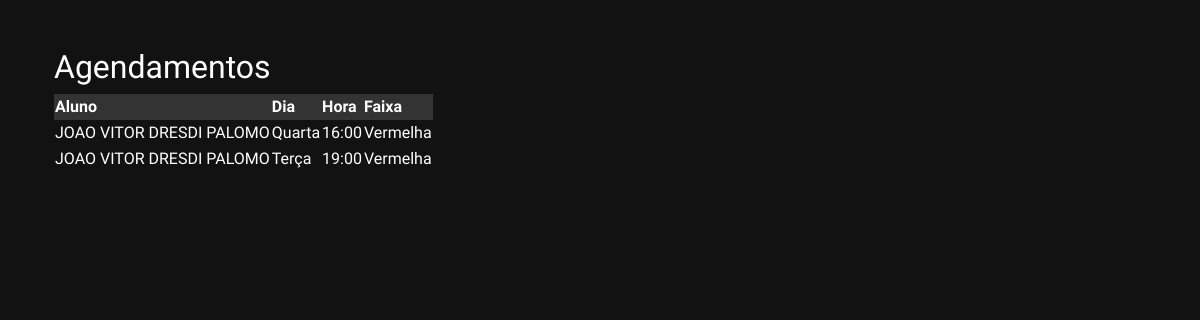
Before: /listar_agendamentos (signed in) with the older database file.
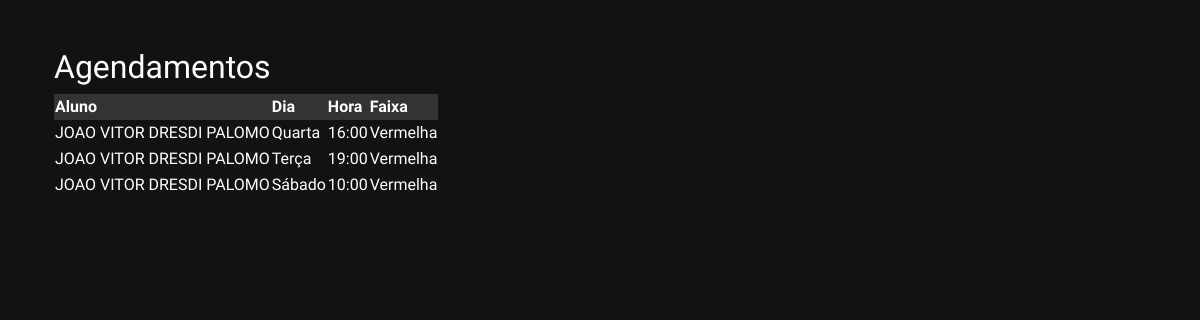
After: the same page with the newer database file.
### app.py (models this page shows, shortened)
class Agendamento(db.Model):
    id = db.Column(db.Integer, primary_key=True)
    aluno_id = db.Column(db.Integer, db.ForeignKey('aluno.id'), nullable=False)
    horario_id = db.Column(db.Integer, db.ForeignKey('horario.id'), nullable=False)
    aluno = db.relationship('Aluno', backref='agendamentos')
    horario = db.relationship('Horario', backref='agendamentos')

class Aluno(db.Model):
    id = db.Column(db.Integer, primary_key=True)  # ID do sistema
    numero_matricula = db.Column(db.String(10), unique=True, nullable=False)  # Gerado automaticamente
    numero_aluno = db.Column(db.String(10), unique=True, nullable=False)  # Inserido manualmente
    nome = db.Column(db.String(100), nullable=False)
    idade = db.Column(db.Integer, nullable=False)
    endereco = db.Column(db.String(150), nullable=False)
    bairro = db.Column(db.String(100), nullable=False)
    cidade = db.Column(db.String(100), nullable=False)
    estado = db.Column(db.String(2), nullable=False)
    cep = db.Column(db.String(10), nullable=False)
    nacionalidade = db.Column(db.String(50), nullable=False)
    data_nascimento = db.Column(db.String(10), nullable=False)
    cpf = db.Column(db.String(14), nullable=False)
    rg = db.Column(db.String(20), nullable=False)
    estado_civil = db.Column(db.String(20), nullable=False)
    nome_conjuge = db.Column(db.String(100), nullable=True)
    sexo = db.Column(db.String(1), nullable=False)
    telefone = db.Column(db.String(20), nullable=False)
    email = db.Column(db.String(120), nullable=False)
    nome_pai = db.Column(db.String(100), nullable=False)
    nome_mae = db.Column(db.String(100), nullable=False)
    faixa = db.Column(db.String(20), nullable=False)

class Horario(db.Model):
    id = db.Column(db.Integer, primary_key=True)
    dia_semana = db.Column(db.String(20), nullable=False)
    hora = db.Column(db.String(5), nullable=False)
    faixa = db.Column(db.String(20), nullable=False)

### app.py (the view)
@app.route('/listar_agendamentos')
@login_required
def listar_agendamentos():
    agendamentos = Agendamento.query.all()
    return render_template('listar_agendamentos.html', agendamentos=agendamentos)

### app.py (called while the page is built)
@login_manager.user_loader
def load_user(admin_id):
    return Admin.query.get(int(admin_id))

### templates/listar_agendamentos.html
{% extends "base.html" %}
{% block content %}
<div class="container">
    <h2>Agendamentos</h2>
    <table>
        <thead>
            <tr>
                <th>Aluno</th>
                <th>Dia</th>
                <th>Hora</th>
                <th>Faixa</th>
            </tr>
        </thead>
        <tbody>
            {% for ag in agendamentos %}
            <tr>
                <td>{{ ag.aluno.nome }}</td>
                <td>{{ ag.horario.dia_semana }}</td>
                <td>{{ ag.horario.hora }}</td>
                <td>{{ ag.aluno.faixa }}</td>
            </tr>
            {% endfor %}
        </tbody>
    </table>
</div>
{% endblock %}

### templates/base.html (shortened to what this page needs)
<!DOCTYPE html>
<html lang="pt-br">
<head>
    <link href="https://cdn.jsdelivr.net/npm/bootstrap@5.3.2/dist/css/bootstrap.min.css" rel="stylesheet">
</head>
<body>
    <div class="container mt-5">
        {% block content %}{% endblock %}
    </div>
</body>
</html>

### templates/base.html (style rules this page uses)
body { background-color: #121212; color: #ffffff; font-family: 'ZCOOL KuaiLe', sans-serif; }
table { color: #fff; }
th { background-color: #333; }

Changed rows visible on the page:
added Agendamento: aluno.nome "JOAO VITOR DRESDI PALOMO", horario.dia_semana "Sábado", horario.hora "10:00", aluno.faixa "Vermelha"
